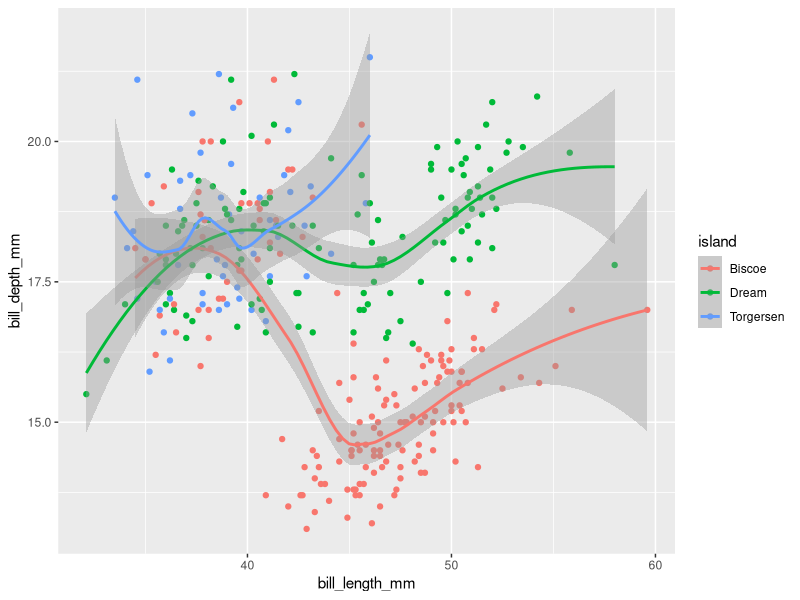

Here is the R script that generated this plot:
# Load packages
library(palmerpenguins)
library(ggplot2)

# Fetch data
data("penguins")

head(penguins)

ggplot(penguins, aes(x = bill_length_mm, bill_depth_mm, col = island)) +
  geom_point() +
  geom_smooth()

